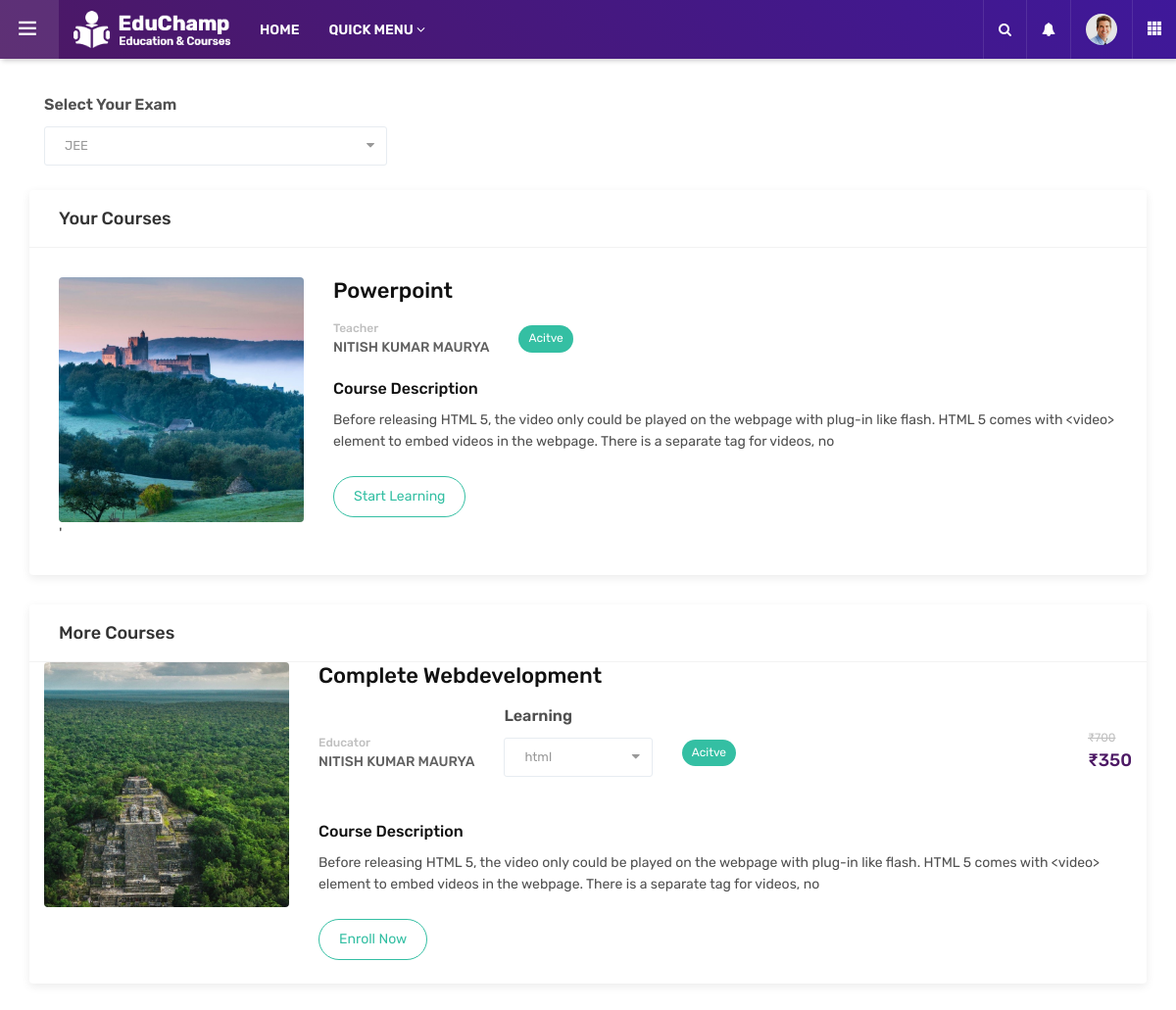
Screenshot of /dashboard/usercourse/ (signed in) with the database file from the repository.
### course/models.py (models this page shows, shortened)
class UserCourse(models.Model):
    user = models.ForeignKey(User , null = False , on_delete=models.CASCADE)
    course = models.ForeignKey(Course , null = False , on_delete=models.CASCADE)
    date = models.DateTimeField(auto_now_add=True)

class Course(models.Model):
    name = models.CharField(max_length = 50 , null = False)
    slug = models.CharField(max_length = 50 , null = False , unique = True)
    description = models.CharField(max_length = 200 , null = True)
    price = models.IntegerField(null=False)
    discount = models.IntegerField(null=False , default = 0)
    active = models.BooleanField(default = False)
    thumbnail = models.ImageField(upload_to = "media/courses/thumbnails/")
    date = models.DateTimeField(auto_now_add= True)
    resource = models.FileField(upload_to = "media/courses/notes/",blank=True)
    length = models.IntegerField(null=False)
    educator = models.ForeignKey(Educator,on_delete=models.CASCADE, blank=True)

class CourseProperty(models.Model):
    description  = models.CharField(max_length = 100 , null = False)
    course = models.ForeignKey(Course , null = False , on_delete=models.CASCADE)
    class Meta :
        abstract = True

class Learning(CourseProperty):
    pass

### home/models.py (models this page shows)
class Educator(models.Model):
    name = models.CharField(max_length=50)
    user = models.ForeignKey(User, on_delete=models.CASCADE)
    description = models.TextField(max_length=500)
    image = models.ImageField(upload_to="media/educator/", blank=True)
    def __str__(self):
        return self.name

### dashboard/views.py (the view)
# urls.py: path('usercourse/', views.usercourses, name = "usercourses"),
@login_required(login_url='/accounts/login')
def usercourses(request):
    user=request.user
    usercourses= UserCourse.objects.filter(user=user)
    recommendedcourses = Course.objects.all()
    context = {
        'usercourses' : usercourses,
        'recommendedcourses': recommendedcourses
    }
    return render(request,'Eduguider/admin/courses.html', context)

### testseries/templatetags/course_custom_tags.py (called while the page is built)
@register.simple_tag
def cal_sellprice(price , discount):
    if discount == 0:
        return price
    sellprice = price
    sellprice = price - ( price * discount * 0.01 )
    return math.floor(sellprice)

@register.filter
def rupee(price):
    return f'₹{price}'

@register.simple_tag
def is_enrolled(request , course):
    user = None
    if not request.user.is_authenticated:
        return False
    user = request.user
    try:
        user_course = UserCourse.objects.get(user = user  , course = course)
        return True
    except:
        return False

### templates/Eduguider/admin/courses.html (shortened to what this page needs)
{% extends 'Eduguider/admin/base.html'%}
{%load static %}
{% load course_custom_tags %}
{% block head %}
<head>
	<link rel="stylesheet" type="text/css" href='{% static "dash/assets/css/assets.css"%}'>
	<link rel="stylesheet" type="text/css" href='{% static "dash/assets/vendors/calendar/fullcalendar.css"%}'>
	<link rel="stylesheet" type="text/css" href='{% static "dash/assets/css/typography.css"%}'>
	<link rel="stylesheet" type="text/css" href='{% static "dash/assets/css/shortcodes/shortcodes.css"%}'>
	<link rel="stylesheet" type="text/css" href='{% static "dash/assets/css/style.css"%}'>
	<link rel="stylesheet" type="text/css" href='{% static "dash/assets/css/dashboard.css"%}'>
	<link class="skin" rel="stylesheet" type="text/css" href='{% static "dash/assets/css/color/color-1.css"%}'>
</head>
{% endblock %}
{% block body %}
	<main class="ttr-wrapper">
		<div class="container-fluid">
			<div class="form-group col-md-4">
				<label for="inputState">Select Your Exam</label>
				<select id="inputState" class="form-control">
					<option selected>JEE</option>
				</select>
			</div>
			<div class="row">
				<div class="col-lg-12 m-b30">
					<div class="widget-box">
						<div class="wc-title">
							<h4>Your Courses</h4>
						</div>
						<div class="widget-inner">
							{% for course in usercourses %}
							<div class="card-courses-list admin-courses">
								<div class="card-courses-media">
									<img src='{{course.course.thumbnail.url}}' alt="" />
								</div>
								<div class="card-courses-full-dec">
									<div class="card-courses-title">
										<h4>{{course.course.name}}</h4>
									</div>
									<div class="card-courses-list-bx">
										<ul class="card-courses-view">
											<li class="card-courses-user">
												<div class="card-courses-user-info">
													<h5>Teacher</h5>
													<h4>{{course.course.educator}}</h4>
												</div>
											</li>
											{% if course.course.active is True %}
											<li class="card-courses-stats">
												<a href="/courses/" class="btn button-sm green radius-xl">Acitve</a>
											</li>
											{% endif %}
										</ul>
									</div>
									<div class="row card-courses-dec">
										<div class="col-md-12">
											<h6 class="m-b10">Course Description</h6>
											<p>{{course.course.description}}</p>
										</div>
										<div class="col-md-12">
											<a href="/courses/course_page/{{course.course.slug}}" class="btn green radius-xl outline">Start Learning</a>
										</div>
									</div>
								</div>
							</div>'
							{% endfor %}
						</div>
					</div>
				</div>
				<div class="col-lg-12 m-b30">
					<div class="widget-box">
						<div class="wc-title">
							<h4>More Courses</h4>
						</div>
						{% for recommendedcourse in recommendedcourses %}
						{% is_enrolled request recommendedcourse as enrolled %}
						{% if not enrolled %}
						<div class="container">
						<div class="card-courses-list admin-courses">
							<div class="card-courses-media">
								<img src='{{recommendedcourse.thumbnail.url}}' alt="" />
							</div>
							<div class="card-courses-full-dec">
								<div class="card-courses-title">
									<h4>{{recommendedcourse.name}}</h4>
								</div>
								<div class="card-courses-list-bx">
									<ul class="card-courses-view">
										<li class="card-courses-user">
											<div class="card-courses-user-info">
												<h5>Educator</h5>
												<h4>{{recommendedcourse.educator}}</h4>
											</div>
										</li>
										<li class="card-courses-review">
										<div class="form-group">
												<label for="inputState">Learning</label>
												<select id="inputState" class="form-control">
                                                {% for k in recommendedcourse.learning_set.all %}
													<option >{{k.description}}</option>
												{%endfor%}
												</select>
											</div>
										</li>
										{% if recommendedcourse.active is True %}
											<li class="card-courses-stats">
												<a href="#" class="btn button-sm green radius-xl">Acitve</a>
											</li>
										{% endif %}
										<li class="card-courses-price">
											<del>{{recommendedcourse.price|rupee}}</del>
											<h5 class="text-primary">{% cal_sellprice recommendedcourse.price recommendedcourse.discount as value %} {{value|rupee}}</h5>
										</li>
									</ul>
								</div>
								<div class="row card-courses-dec">
									<div class="col-md-12">
										<h6 class="m-b10">Course Description</h6>
										<p>{{recommendedcourse.description}}</p>
									</div>
									<div class="col-md-12">
										<a href="/courses/checkout/{{recommendedcourse.slug}}" class="btn green radius-xl outline">Enroll Now</a>
									</div>
								</div>
							</div>
						</div>
						</div><br>
						{%endif%}
						{% endfor %}
					</div>
				</div>
			</div>
		</div>
	</main>
{% endblock%}

### static/dash/assets/css/typography.css (style rules this page uses)
body { background-color: #fff; font-family: Rubik; font-size: 16px; font-weight: 400; color:#505050; padding: 0; margin: 0; overflow-x: hidden; -webkit-font-smoothing: antialiased; font-smoothing: antialiased; -moz-osx-font-smoothing: grayscale; scroll-behavior: smooth; }
a { color: #6f6f6f; outline: 0 none; text-decoration: none; }
img { border-style: none; height: auto; max-width: 100%; vertical-align: middle; }
section, article, aside, details, figcaption, figure, footer, header, hgroup, main, menu, nav, summary { display: block; }
p, address, pre, hr, ul, ol, dl, dd, table { margin-bottom: 24px; }
p { line-height: 28px; margin-bottom: 24px; }
h1, h2, h3, h4, h5, h6 { color: #111111; font-family: rubik; margin-top:0; }
h4 { font-size: 22px; line-height: 28px; margin-bottom: 15px; font-weight: 500; }
h5 { font-size: 18px; line-height: 24px; margin-bottom: 10px; font-weight: 500; }
h6 { font-size: 16px; line-height: 22px; margin-bottom: 10px; font-weight: 500; }
dl, ul, ol { list-style-position: outside; padding: 0; }
ul, ol { margin-bottom: 24px; }
ul li, ol li { padding: 0; }
.m-b10 { margin-bottom: 10px; }
.m-b30 { margin-bottom: 30px; }

### static/dash/assets/css/dashboard.css (style rules this page uses)
.ttr-pinned-sidebar.ttr-opened-sidebar .ttr-wrapper { margin-left: 300px; }
.ttr-pinned-sidebar .ttr-wrapper { margin-left: 0; }
.ttr-wrapper { padding-top: 95px; -webkit-transition: margin 200ms cubic-bezier(0.215, 0.610, 0.355, 1.000); -moz-transition: margin 200ms cubic-bezier(0.215, 0.610, 0.355, 1.000); -o-transition: margin 200ms cubic-bezier(0.215, 0.610, 0.355, 1.000); transition: margin 200ms cubic-bezier(0.215, 0.610, 0.355, 1.000); }
.ttr-wrapper { padding-left:15px; padding-right:15px; }
.widget-box { background-color: #fff; box-shadow:0 3px 10px 0px rgba(0,0,0,.08); border-radius: 4px; height: 100%; }
.widget-box .widget-inner { padding:30px; }
.widget-box .wc-title { border-bottom:1px solid rgba(0,0,0,0.05); padding:20px 30px; }
.widget-box .wc-title h4 { font-size:18px; line-height:18px; margin:0; color:#333; font-weight:500; }
.card-courses-list { display: flex; border-bottom: 1px solid rgba(0,0,0,0.1); padding-bottom: 30px; margin-bottom: 30px; }
.card-courses-list:last-child { border-bottom: 0; padding-bottom: 0; margin-bottom: 0; }
.card-courses-media { width: 250px; min-width: 250px; height: 250px; margin-right: 30px; border-radius: 4px; overflow: hidden; }
.card-courses-media img { width: 100%; object-fit:cover; height: 250px; }
.card-courses-view { margin:0; padding:0; list-style:none; display: flex; align-items: center; width: 100%; }
.card-courses-user { display:flex; align-items:center; }
.card-courses-view > li { position:relative; padding-right:30px; }
.card-courses-view > li:last-child { padding-right:0; }
.card-courses-stats h5, .card-courses-price del, .card-courses-review h5, .card-courses-categories h5, .card-courses-user-info h5 { font-size: 12px; color: #C0C0C0; margin: 0; line-height: 18px; }
.card-courses-categories h4, .card-courses-user-info h4 { font-size: 14px; margin: 0; line-height: 22px; color: #606060; text-transform: uppercase; }
.card-courses-price { margin-left:auto; }
.card-courses-list-bx { margin-bottom:20px; }
.card-courses-dec p { font-size:14px; line-height:22px; }
@media only screen and (max-width: 1200px) { .ttr-pinned-sidebar .ttr-wrapper { margin-left: 310px; } }
@media only screen and (max-width: 1200px) { .ttr-pinned-sidebar.ttr-opened-sidebar .ttr-wrapper { margin-left: 0; } }

### static/dash/assets/css/shortcodes/button.css (style rules this page uses)
.btn { -moz-user-select: none; border: 1px solid rgba(0, 0, 0, 0); border-radius: 4px; display: inline-block; font-size: 16px; font-weight: 400; line-height: 1.25; padding: 8px 16px; text-align: center; transition: all 0.2s ease-in-out 0s; vertical-align: middle; white-space: nowrap; }
.btn, .btn-secondry { color: #fff; padding: 10px 20px; display: inline-block; font-size: 14px; outline: none; cursor: pointer; outline: none; border-width: 0; border-style: solid; border-color: transparent; line-height: 1.42857; border-radius: 3px; font-weight: 400; text-align:center; font-family: rubik; }
.btn { background-color: #EFBB20; }
.button-sm { padding: 5px 10px; font-size: 12px; }
.radius-xl { border-radius: 100px; -webkit-border-radius: 100px; }
.btn.green { background-color: #34bfa3; color: #fff; }
.btn.outline { color:#888; background: none; border-width: 1px; border-style: solid; border-color: inherit; }
.btn.outline.radius-xl, .btn.outline-2.radius-xl { border-radius:100px; }
.btn.outline.green { color: #34bfa3; border-color: #34bfa3; }

### rows the page displays
UserCourse: course.thumbnail (picture), course.name "Powerpoint", course.educator "NITISH KUMAR MAURYA", shows "Acitve", course.description "Before releasing HTML 5, the video only could be played on the webpage with plug-in like flash. HTML 5 comes with <video> element to embed videos in the webpage. There is a separate tag for videos, no"
Course: thumbnail (picture), name "Complete Webdevelopment", educator "NITISH KUMAR MAURYA", active "Acitve", price "₹700", value "₹350", description "Before releasing HTML 5, the video only could be played on the webpage with plug-in like flash. HTML 5 comes with <video> element to embed videos in the webpage. There is a separate tag for videos, no"
Learning: description "html"
